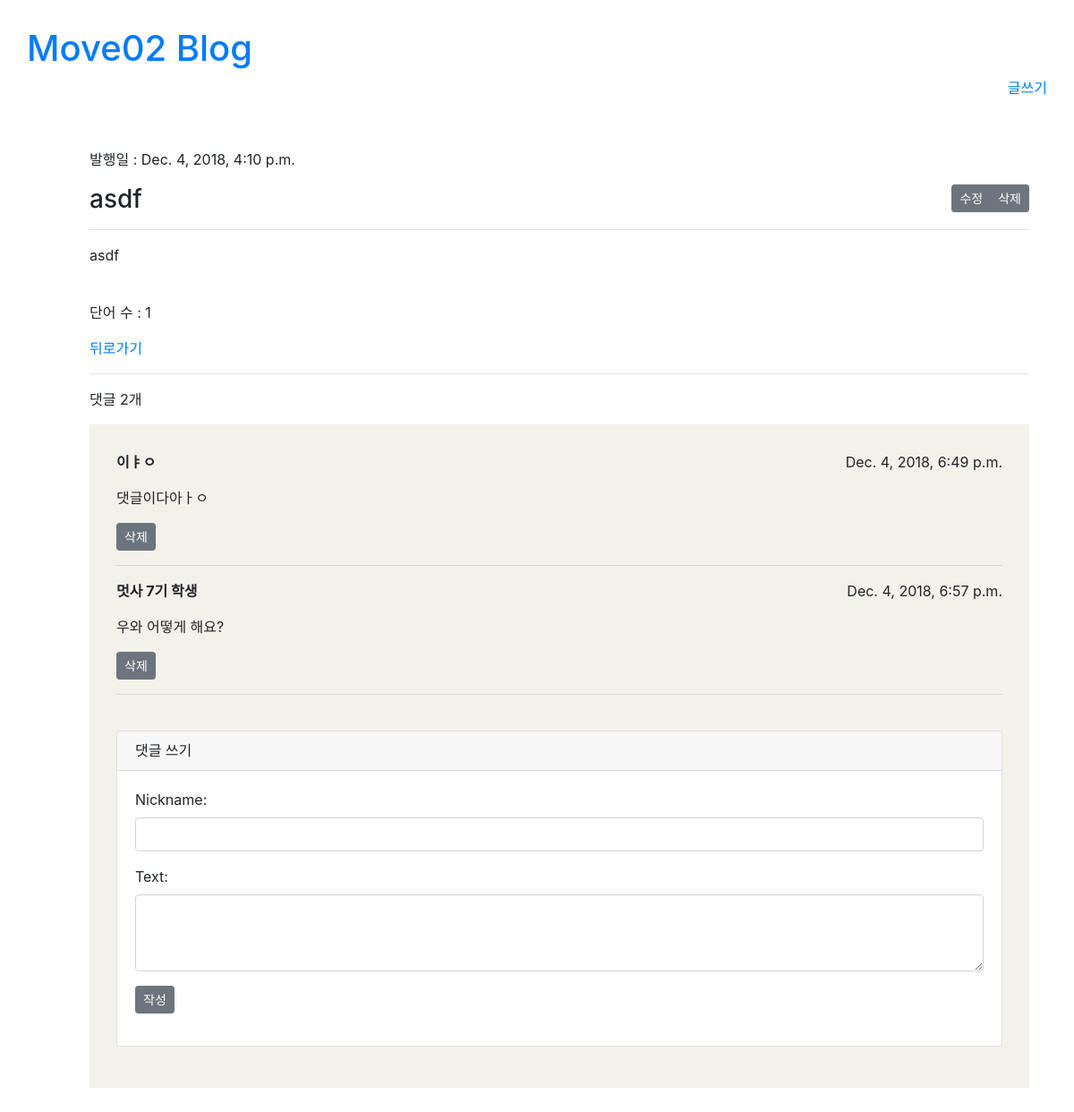
The page /blog/post/8/ on the database its author committed.
### blog/models.py (models this page shows, shortened)
class Post(models.Model):
  title = models.CharField(max_length=100)
  text = models.TextField()
  created_date = models.DateTimeField(default=timezone.now)
  published_date = models.DateTimeField(blank=True, null=True)

class Comment(models.Model):
  post = models.ForeignKey('blog.Post', related_name='comments', on_delete=models.CASCADE)
  nickname = models.CharField(max_length=200)
  text = models.TextField()
  created_date = models.DateTimeField(default=timezone.now)

### blog/views.py (the view)
# urls.py: url(r'^post/(?P<post_id>\d+)/$', views.detail, name="post_detail"),
def detail(request, post_id):
  post = get_object_or_404(Post, id = post_id)
  comment_form = CommentForm()
  words = post.text.split()
  return render(request, 'blog/detail.html', {
    'post':post,
    'comment_form':comment_form,
    'number_of_words':len(words),
    })

### blog/forms.py
class CommentForm(forms.ModelForm):
  class Meta:
    model = Comment
    fields = ('nickname', 'text',)
    widgets = {
        'nickname': forms.TextInput(attrs={
            'class': 'form-control'
            }
        ),
        'text': forms.Textarea(attrs={
            'class': 'form-control',
            'rows':'3',
            }
        ),
    }

### blog/templates/blog/detail.html
{% extends 'blog/base.html' %}
{% block content %}
  <div class="post-detail">
    <p>발행일 : {{ post.published_date }}</p>
    <div class="btn-group btn-group-sm float-right" role="group">
        <a href="{% url 'blog:post_edit' post_id=post.id %}" class="btn btn-secondary">수정</a>
        <a href="{% url 'blog:post_delete' post_id=post.id %}" class="btn btn-secondary" onclick="return confirm('진짜루 삭제?')">삭제</a>
    </div>
    <h3 class="post-title">{{ post.title }}</h3><hr>
    <p class="post-text">{{ post.text|linebreaks }}</p>
    <br>
    <p>단어 수 : {{ number_of_words }}</p>
  </div>
  <a href="/blog/">뒤로가기</a>
  <hr>
  <p>댓글 {{ post.comments.count }}개</p>
  <div class="comments">
    {% for comment in post.comments.all %}
      <div>
        <div class="float-right">{{ comment.created_date }}</div>
        <strong>{{ comment.nickname }}</strong>
        <p>{{ comment.text|linebreaks }}</p>
        <div class="btn-group btn-group-sm" role="group">
          <a href="{% url 'blog:comment_delete' comment_id=comment.id %}" class="btn btn-secondary">삭제</a>
        </div>
        <hr>
      </div>
    {% empty %}
        <p>아직 아무 댓글이 없어요 :(</p>
    {% endfor %}<br>
    <div class="form-group card">
      <h6 class="card-header">댓글 쓰기</h6>
      <div class="card-body">
        <form method="POST" action="{% url 'blog:add_comment_to_post' post_id=post.id %}">{% csrf_token %}
            {{ comment_form.as_p }}
            <button type="submit" class="save btn btn-secondary btn-sm">작성</button>
        </form>
      </div>
    </div>
  </div>
{% endblock %}

### blog/static/css/blog.css (style rules this page uses)
div.comments { padding: 30px; background-color: #f2f2ea; }

### rows shown on the page
Post: published_date "Dec. 4, 2018, 4:10 p.m.", title "asdf", text "asdf", comments.count "2"
Comment: created_date "Dec. 4, 2018, 6:49 p.m.", nickname "이ㅑㅇ", text "댓글이다아ㅏㅇ"
Comment: created_date "Dec. 4, 2018, 6:57 p.m.", nickname "멋사 7기 학생", text "우와 어떻게 해요?"

### other values the page prints
{{ number_of_words }} "1"
